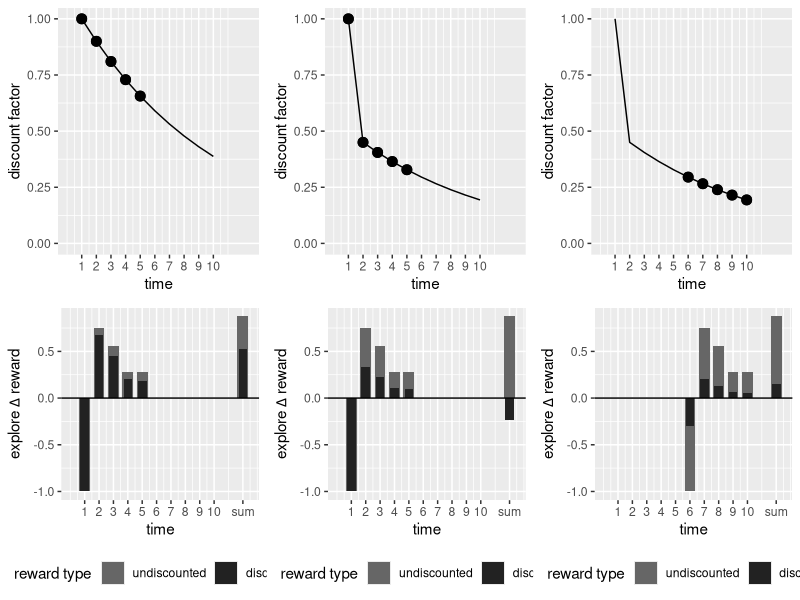
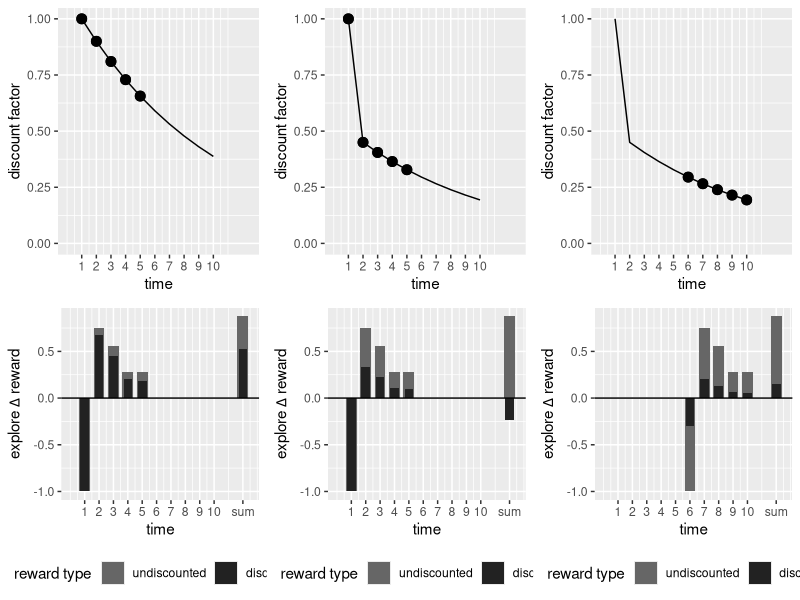

R code for these plots, in order:
library("ggplot2")
library("tidyr")
library("dplyr")
library("cowplot")

create_graphs = function(rewardseq, beta, delta, initialrewardtime, maxtime) {
  df = data.frame(time=seq(1, maxtime+2), discount=seq(1, maxtime+2))
  df$discount = beta*delta^(df$discount-1)
  df$discount[1] = 1/beta * df$discount[1]
  df$discount[c(maxtime + 1, maxtime + 2)] = NA
  df$rewards = 0
  df$rewards[initialrewardtime:(initialrewardtime+length(rewardseq) - 1)] = rewardseq
  df$discountedrewards = df$rewards * df$discount
  df$rewards[maxtime + 2] = sum(df$rewards, na.rm=TRUE)
  df$discountedrewards[maxtime + 2] = sum(df$discountedrewards, na.rm=TRUE)
  df = df %>% gather(rewardtype, reward, rewards, discountedrewards)
  df$rewardtype = factor(df$rewardtype, levels=c('rewards', 'discountedrewards'),
                         labels=c('undiscounted', 'discounted'))

  df$discountpoints = ifelse(df$reward != 0, df$discount, NA)

  colors = c('#666666', '#222222')

  discountplot = ggplot(df, aes(x=time, y=discount)) + geom_line() +
    geom_point(aes(x=time, y=discountpoints), size=3) +
    scale_x_continuous(breaks=seq(1, maxtime, 1), limits=c(0, maxtime+2.5)) +
    ylim(0, 1) +
    ylab("discount factor")

  rewardplot = ggplot(df, aes(x=time, y=reward, group=rewardtype, fill=rewardtype,
                                        width=ifelse(rewardtype=="discounted", .6, .75))) +
    geom_bar(stat='identity', position='identity') +
    geom_hline(yintercept=0) +
    scale_fill_manual(name="reward type", values=colors) +
    scale_x_continuous(breaks=c(seq(1, maxtime, 1), maxtime+2),
                       labels=c(seq(1, maxtime, 1), "sum"), limits=c(0, maxtime+2.5)) +
    theme(legend.position="bottom") + ylab(expression(paste("explore ", Delta, " reward")))

  return( list(discountplot, rewardplot))
}


# Environment with sure bet of 2 or try to find a reward of 4 with chance .25
rewardseq = c(-1, .75, .5625, .28125, .28125)
exponential = create_graphs(rewardseq, 1, .9, 1, 10)
immediate = create_graphs(rewardseq, .5, .9, 1, 10)
delayed = create_graphs(rewardseq, .5, .9, 6, 10)

p = plot_grid(exponential[[1]], immediate[[1]], delayed[[1]], exponential[[2]], immediate[[2]], delayed[[2]], axis='r', align='v', nrow=2)

p

pdf("../doc/journal/figures/discounting.pdf", height=4, width=13, useDingbats = FALSE)
p
dev.off()
